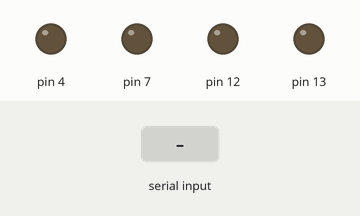
Bench run of a sketch on a simulated Arduino Uno, built with avr-gcc and run on an emulated ATmega328P. Shown: output pins drawn as LEDs (lit = HIGH). Inputs (shaded band) come from the test bench.

Above: at 1.2 s.
1.3 s: "1" received over Serial
At 2.5 s:
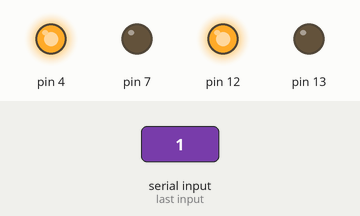
2.8 s: "2" received over Serial
At 3.7 s:
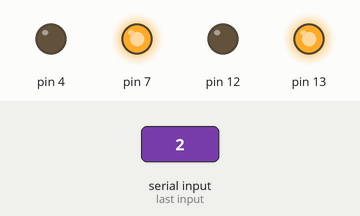
4.3 s: "3" received over Serial
At 4.8 s:
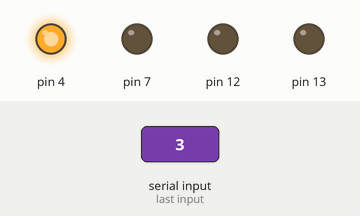
5.8 s: "4" received over Serial
At 7.0 s:
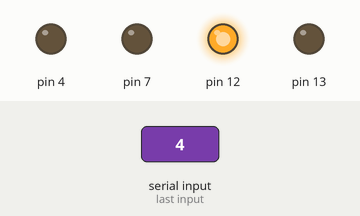
7.3 s: "5" received over Serial
At 8.3 s:
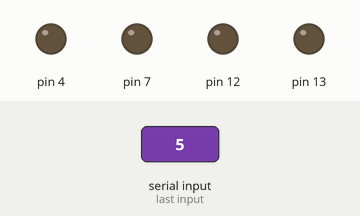
Timing chart, 0 to 9.8 s (numbered marks = the images above; inputs shaded):
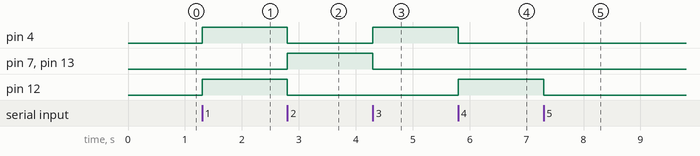

Measured:
- after the input at 1.3 s, pin 4, pin 12: LOW → HIGH at once
- after the input at 2.8 s, pin 4, pin 12: HIGH → LOW at once; pin 7, pin 13: LOW → HIGH at once
- after the input at 4.3 s, pin 4: LOW → HIGH at once; pin 7, pin 13: HIGH → LOW at once
- after the input at 5.8 s, pin 4: HIGH → LOW at once; pin 12: LOW → HIGH at once
- after the input at 7.3 s, pin 12: HIGH → LOW at once

The sketch:

____.ino
```cpp
void setup()
{
  Serial.begin(9600);
  pinMode(13, OUTPUT);
  pinMode(12,OUTPUT);
  pinMode(7, OUTPUT);
  pinMode(4,OUTPUT);
}

 void forward()
 {
  digitalWrite(12, HIGH);
  digitalWrite(13, LOW);
  digitalWrite(4, HIGH);
  digitalWrite(7, LOW);
 }
  void backward()
 {
  digitalWrite(13, HIGH);
  digitalWrite(12, LOW);
  digitalWrite(7, HIGH);
  digitalWrite(4, LOW);
 }
  void left()
 {
  digitalWrite(13, LOW);
  digitalWrite(12, LOW);
  digitalWrite(4, HIGH);
  digitalWrite(7, LOW);
 }
  void right()
 {
  digitalWrite(12, HIGH);
  digitalWrite(13, LOW);
  digitalWrite(4, LOW);
  digitalWrite(7, LOW);
 }
  void stop()
 {
  digitalWrite(13, LOW);
  digitalWrite(12, LOW);
  digitalWrite(4, LOW);
  digitalWrite(7, LOW);
 }

void loop()
{
 switch(Serial.read())
  {
  case'1':
     forward();
     break;
  case'2':
     backward();
     break;
  case'3':
     left();
     break;
  case'4':
     right();
     break;
  case'5':
     stop();
     break;
  default:
   break;
 }
}
```
